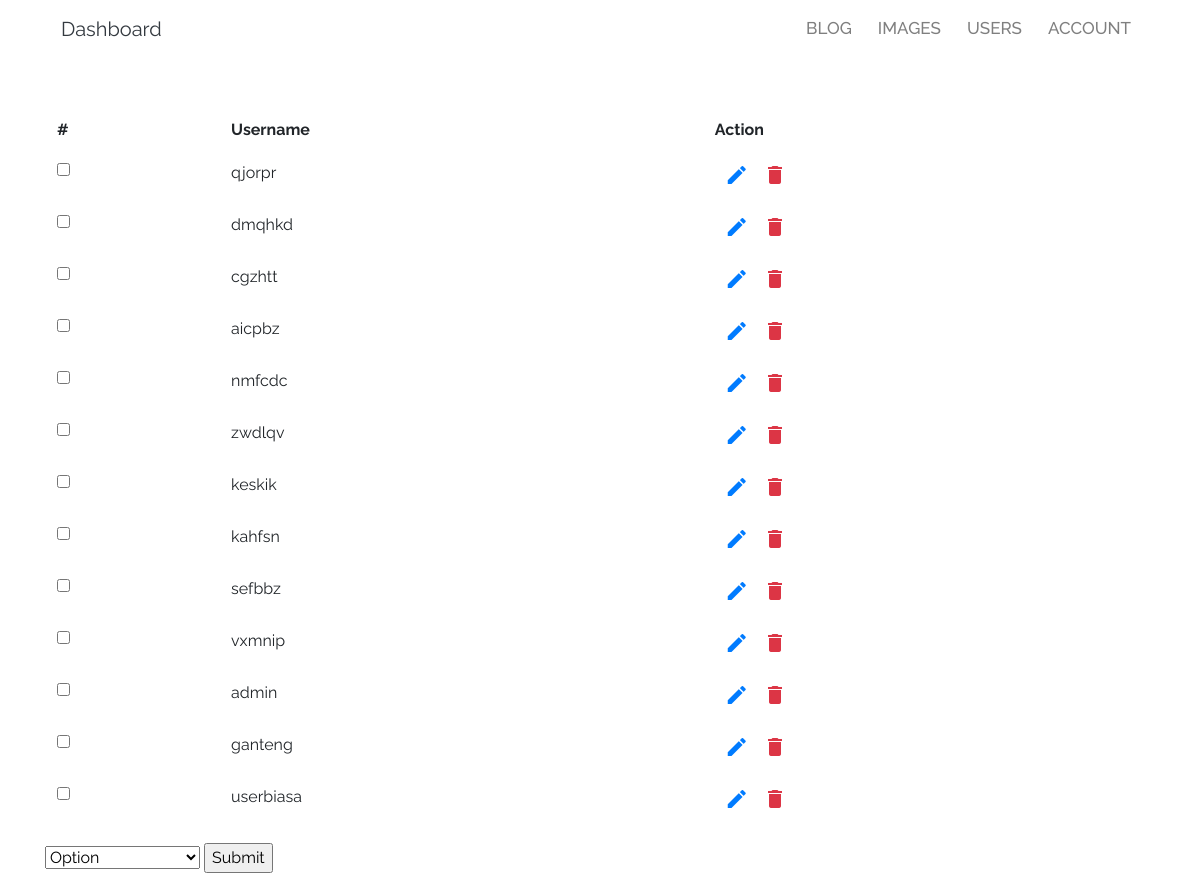
Page /dashboard/users (signed in) on the committed database.
### app/models.py (models this page shows, shortened)
class BaseModel:
    def save(self):
        db.session.add(self)
        self.__commit()

class User(db.Model, BaseModel, UserMixin):
    __tablename__ = 'users'
    id = db.Column(db.Integer, primary_key=True, unique=True)
    full_name = db.Column(db.String(100), nullable=False)
    username = db.Column(db.String(100), nullable=False)
    password = db.Column(db.String(256), nullable=False)
    is_admin = db.Column(db.Boolean, default=False)
    email = db.Column(db.String(100), nullable=False)
    api_key = db.Column(db.String(25), nullable=False)
    joined_at = db.Column(db.DateTime, default=datetime.utcnow)
    user_post = db.relationship('Post', backref='author',
                                lazy='dynamic',
                                cascade='all,delete')
    user_image = db.relationship('Image', backref='image_author',
                                 lazy='dynamic',
                                 cascade='all,delete')

### app/dashboard/admin.py (the view, shortened to what this page needs)
@dash.route('/users', methods=['GET','POST'])
@admin_required
def show_users():
    list_users = User.query.all()
    return render_template('dashboard/show-users.html', list_users=enumerate(list_users))

### app/models.py (called while the page is built)
@login_manager.user_loader
def load_user(id):
    return User.query.get(id)

### app/templates/dashboard/show-users.html (shortened to what this page needs)
<html>
    <head>
        {% include 'head.html' %}
    </head>
<body>
    {% include 'dashboard/menu.html' %}
            <form method="POST" action=''>
                <table class='table table-responsive-sm table-borderless w-100'>
                    <thead>
                        <tr>
                            <th>#</th>
                            <th>Username</th>
                            <th>Action</th>
                        </tr>
                    </thead>
                    <tbody>
                        {% for id, user in list_users %}
                        <tr>
                            <td>
                                <input type='checkbox' name='checkbox[]' value='{{user.username}}'>
                            </td>
                            <td>{{user.username}}</td>
                            <td>
                                <a href='{{url_for("dashboard.edit_user", user_id=user.id)}}' class='item-menu'>
                                    <span class='material-icons'>create</span>
                                </a>
                                <a href='{{url_for("dashboard.delete_user", user_id=user.id)}}' class='item-menu text-danger'>
                                    <span class='material-icons'>delete</span>
                                </a>
                            </td>
                        </tr>
                        {% endfor %}
                    </tbody>
                </table>
                <select name='opt'>
                    <option selected>Option</option>
                </select>
                <input type='submit' value='Submit'>
            </form>
</body>
</html>

### app/templates/head.html (shortened to what this page needs)
<link rel='stylesheet' href='{{url_for("static", filename="css/style.css")}}'>
<link rel="stylesheet" href="https://stackpath.bootstrapcdn.com/bootstrap/4.1.3/css/bootstrap.min.css">

### app/templates/dashboard/menu.html (shortened to what this page needs)
<div class='container'>
    <div class='menu'>
        <link href='{{url_for("static", filename="css/dash.css")}}' rel='stylesheet'>
        {% extends 'navbar.html' %}
        {% block brand %}
            <a href='{{url_for("dashboard.dashboard_index")}}' class='navbar-brand text-dark'>Dashboard</a>
        {% endblock %}
        {% block navlink %}
            <li class='nav-item dropdown'>
                <a href='#' data-toggle='dropdown' class='nav-link' id='blogdropdown' role='button'  >Blog</a>
            </li>
            <li class='nav-item dropdown'>
                <a href='#' data-toggle="dropdown" class='nav-link' id='dropdownimage' role='button'>
                    Images
                </a>
            </li>
            {% if current_user.is_admin %}
            <li class='nav-item dropdown'>
                <a href='#' data-toggle="dropdown" class='nav-link' id='dropdownuser' role='button'>
                    Users
                </a>
            </li>
            {% endif %}
            <li class='nav-item dropdown'>
                <a href='#' data-toggle="dropdown" class='nav-link' id='dropdownaccount' role='button'>
                    Account
                </a>
            </li>
    </div>
    {% endblock %}

### app/templates/navbar.html (shortened to what this page needs)
<nav class='navbar navbar-expand-lg main-nav navbar-light' >
    {% block brand %}{% endblock %}
    <div class='collapse navbar-collapse' id='mynav'>
        <ul class='navbar-nav ml-auto'>
            {% block navlink %}{% endblock %}
    </div>

### app/static/css/style.css (style rules this page uses)
.main-nav .nav-item .nav-link { font-size:17px; font-weight: 500; color: black; text-transform: uppercase; margin-left:10px; }
* { font-family: 'Raleway', sans-serif; }

### app/static/css/dash.css (style rules this page uses)
.menu { margin-bottom: 50px; }
.table a { text-decoration: none; }
.table .item-menu { margin-left: 10px; }

### rows in the picture
User: username "qjorpr"
User: username "dmqhkd"
User: username "cgzhtt"
User: username "aicpbz"
User: username "nmfcdc"
User: username "zwdlqv"
User: username "keskik"
User: username "kahfsn"
User: username "sefbbz"
User: username "vxmnip"
User: username "admin"
User: username "ganteng"
User: username "userbiasa"
